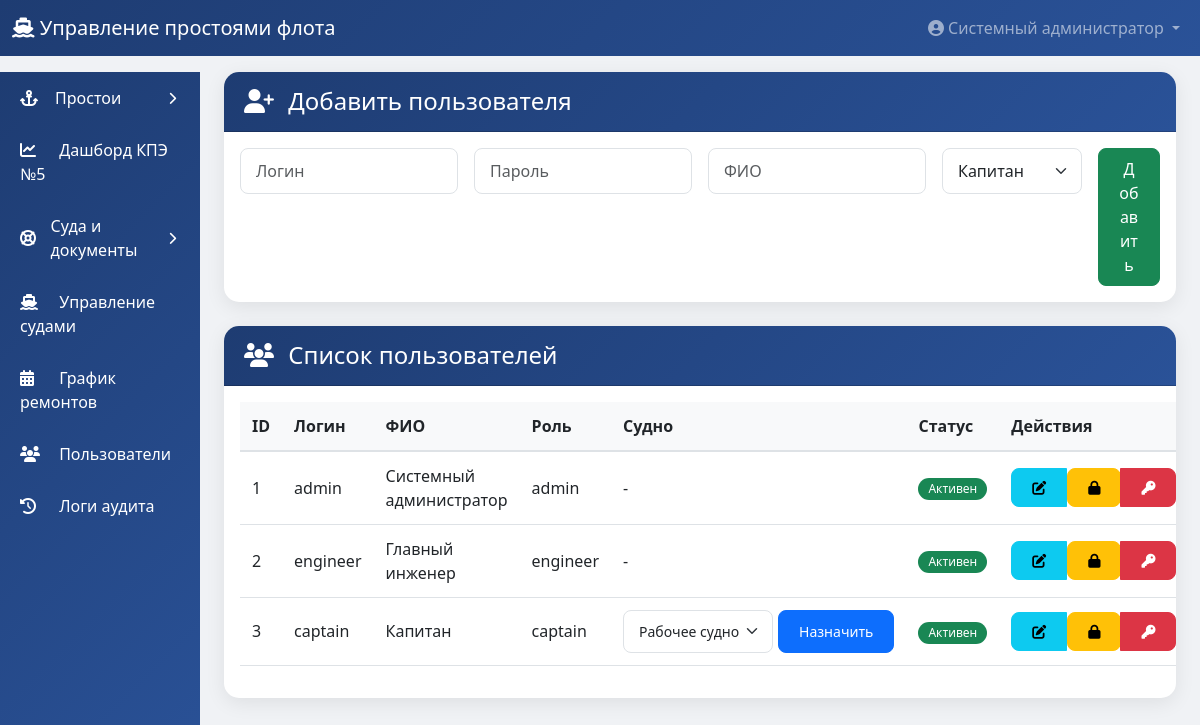
Page /admin/users (signed in) on the committed database.
### models.py (models this page shows)
class User(UserMixin, db.Model):
    __tablename__ = 'users'
    id = db.Column(db.Integer, primary_key=True)
    username = db.Column(db.String(80), unique=True, nullable=False)
    password_hash = db.Column(db.String(200), nullable=False)
    full_name = db.Column(db.String(200), nullable=False)
    role = db.Column(db.String(20), nullable=False)
    is_active = db.Column(db.Boolean, default=True)
    ship_id = db.Column(db.Integer, db.ForeignKey('ships.id'), nullable=True)
    created_at = db.Column(db.DateTime, default=datetime.utcnow)
    ship = db.relationship('Ship', backref='captains', foreign_keys=[ship_id])

class Ship(db.Model):
    __tablename__ = 'ships'
    id = db.Column(db.Integer, primary_key=True)
    name = db.Column(db.String(200), nullable=False)
    reg_number = db.Column(db.String(50), unique=True)
    group = db.Column(db.String(1), nullable=False)  # A, B, C
    navigation_start = db.Column(db.Date, nullable=False)
    navigation_end = db.Column(db.Date, nullable=False)
    planned_downtime_hours = db.Column(db.Float, default=0)
    is_active = db.Column(db.Boolean, default=True)
    core = db.Column(db.String(10))                # Р.Я / Н.Я
    build_year = db.Column(db.String(20))
    gross_tonnage = db.Column(db.String(50))       # Валовая вместимость, р.т.
    rko_class = db.Column(db.String(100))          # Класс (РКО)
    id_number = db.Column(db.String(100))          # Идентификационный номер
    annual_rko = db.Column(db.String(50))          # Ежегодное РКО
    sub = db.Column(db.String(50))                 # СУБ
    min_crew_cert = db.Column(db.String(200))      # Свидетельство о минимальном составе экипажа
    dimensions = db.Column(db.String(100))         # Габариты L/B/H/T
    branch = db.Column(db.String(200))             # Филиал
    ship_type = db.Column(db.String(200))          # Тип судна
    engine_power = db.Column(db.String(50))        # Мощность главных двигателей, кВт (для земснарядов)
    electronic_charts = db.Column(db.String(3))    # Наличие электронных карт: Да / Нет
    radar = db.Column(db.String(3))                # Наличие радиолокационных станций: Да / Нет
    productivity = db.Column(db.String(50))        # Производительность

### app.py (the view)
@app.route('/admin/users')
@login_required
@admin_required
def admin_users():
    users = User.query.all()
    ships = Ship.query.all()
    return render_template('admin/users.html', users=users, ships=ships)

### app.py (called while the page is built)
@app.context_processor
def inject_session_settings():
    fresh_login = session.pop('fresh_login', False) if current_user.is_authenticated else False
    return {'session_idle_minutes': Config.SESSION_IDLE_MINUTES, 'fresh_login': fresh_login}

### auth.py (called while the page is built, shortened)
@login_manager.user_loader
def load_user(user_id):
    return User.query.get(int(user_id))

def enforce_idle_timeout():
    if request.endpoint == 'static' or not current_user.is_authenticated:
        return None
    now = time.time()
    last = session.get('last_activity')
    session['last_activity'] = now
    return None

def role_required(*roles):
    def decorator(f):
        @wraps(f)
        def decorated_function(*args, **kwargs):
            if not current_user.is_authenticated:
                flash('Пожалуйста, авторизуйтесь', 'warning')
                return redirect(url_for('login'))  # ИСПРАВЛЕНО
            if current_user.role not in roles:
                flash('У вас нет доступа к этой странице', 'danger')
                return redirect(url_for('dashboard'))
            return f(*args, **kwargs)
        return decorated_function
    return decorator

### fleet_routes.py (called while the page is built)
@fleet.app_context_processor
def _inject_fleet_context():
    return {'expiry_titles': EXPIRY_TITLES, 'today_iso': date.today().isoformat()}

### templates/admin/users.html (shortened to what this page needs)
{% extends "base.html" %}
{% block content %}
<div class="container-fluid">
    <div class="card mb-4">
        <div class="card-header bg-primary text-white">
            <h4 class="mb-0"><i class="fas fa-user-plus me-2"></i> Добавить пользователя</h4>
        </div>
        <div class="card-body">
            <form method="POST" action="{{ url_for('admin_user_create') }}" class="row g-3">
                <div class="col-md-3">
                    <input type="text" name="username" class="form-control" placeholder="Логин" required>
                </div>
                <div class="col-md-3">
                    <input type="password" name="password" class="form-control" placeholder="Пароль" required>
                </div>
                <div class="col-md-3">
                    <input type="text" name="full_name" class="form-control" placeholder="ФИО" required>
                </div>
                <div class="col-md-2">
                    <select name="role" class="form-select" required>
                        <option value="captain">Капитан</option>
                    </select>
                </div>
                <div class="col-md-1">
                    <button type="submit" class="btn btn-success w-100">Добавить</button>
                </div>
            </form>
        </div>
    </div>
    <div class="card">
        <div class="card-header">
            <h4 class="mb-0"><i class="fas fa-users me-2"></i> Список пользователей</h4>
        </div>
        <div class="card-body table-responsive">
            <table class="table table-hover">
                <thead>
                    <tr>
                        <th>ID</th>
                        <th>Логин</th>
                        <th>ФИО</th>
                        <th>Роль</th>
                        <th>Судно</th>
                        <th>Статус</th>
                        <th style="width: 180px;">Действия</th>
                    </tr>
                </thead>
                <tbody>
                    {% for user in users %}
                    <tr>
                        <td>{{ user.id }}</td>
                        <td>{{ user.username }}</td>
                        <td>{{ user.full_name }}</td>
                        <td>{{ user.role }}</td>
                        <td>
                            {% if user.role == 'captain' %}
                                <form method="POST" action="{{ url_for('admin_user_assign_ship', user_id=user.id) }}" style="display: inline-flex; gap: 5px;">
                                    <select name="ship_id" class="form-select form-select-sm" style="width: 150px;">
                                        {% for ship in ships %}
                                        <option value="{{ ship.id }}" {% if user.ship_id == ship.id %}selected{% endif %}>
                                            {{ ship.name }}
                                        </option>
                                        {% endfor %}
                                    </select>
                                    <button type="submit" class="btn btn-sm btn-primary">Назначить</button>
                                </form>
                            {% else %}
                                -
                            {% endif %}
                        </td>
                        <td>
                            {% if user.is_active %}
                                <span class="badge bg-success">Активен</span>
                            {% else %}
                                <span class="badge bg-danger">Заблокирован</span>
                            {% endif %}
                        </td>
                        <td>
                            <div class="btn-group" role="group">
                                <button type="button" class="btn btn-sm btn-info"
                                        data-bs-toggle="modal"
                                        data-bs-target="#editModal{{ user.id }}"
                                        title="Редактировать">
                                    <i class="fas fa-edit"></i>
                                </button>
                                <form method="POST" action="{{ url_for('admin_user_toggle', user_id=user.id) }}" style="display: inline-block;">
                                    <button type="submit" class="btn btn-sm btn-warning"
                                            onclick="return confirm('Изменить статус пользователя?')"
                                            title="Блокировка/Активация">
                                        <i class="fas fa-{% if user.is_active %}lock{% else %}unlock{% endif %}"></i>
                                    </button>
                                </form>
                                <button type="button" class="btn btn-sm btn-danger"
                                        data-bs-toggle="modal"
                                        data-bs-target="#resetModal{{ user.id }}"
                                        title="Сброс пароля">
                                    <i class="fas fa-key"></i>
                                </button>
                            </div>
                        </td>
                    </tr>
                    {% endfor %}
                </tbody>
            </table>
        </div>
    </div>
</div>
{% endblock %}

### templates/base.html (shortened to what this page needs)
<!DOCTYPE html>
<html lang="ru">
<head>
    <link href="https://cdn.jsdelivr.net/npm/bootstrap@5.3.0/dist/css/bootstrap.min.css" rel="stylesheet">
    <link rel="stylesheet" href="https://cdnjs.cloudflare.com/ajax/libs/font-awesome/6.4.0/css/all.min.css">
    <link href="https://cdn.jsdelivr.net/npm/tom-select@2.3.1/dist/css/tom-select.bootstrap5.min.css" rel="stylesheet">
</head>
<body>
    {% if current_user.is_authenticated %}
    <nav class="navbar navbar-expand-lg navbar-dark sticky-top" id="mainNavbar" style="background: linear-gradient(135deg, #1e3c72 0%, #2a5298 100%);">
        <div class="container-fluid">
            <a class="navbar-brand" href="{{ url_for('dashboard') }}">
                <i class="fas fa-ship"></i> Управление простоями флота
            </a>
            <div class="collapse navbar-collapse" id="navbarNav">
                <ul class="navbar-nav ms-auto">
                    <li class="nav-item dropdown">
                        <a class="nav-link dropdown-toggle" href="#" role="button" data-bs-toggle="dropdown">
                            <i class="fas fa-user-circle"></i> {{ current_user.full_name }}
                        </a>
                    </li>
                </ul>
            </div>
        </div>
    </nav>
    <div class="container-fluid mt-3">
        <div class="row">
            <div class="col-md-2 col-lg-2 d-none d-md-block sidebar p-0">
                <div class="list-group list-group-flush">
                    {% if current_user.role == 'captain' %}
                        <a href="{{ url_for('captain_dashboard') }}" class="list-group-item list-group-item-action">
                            <i class="fas fa-tachometer-alt"></i> Дашборд капитана
                        </a>
                        <a href="{{ url_for('captain_history') }}" class="list-group-item list-group-item-action">
                            <i class="fas fa-history"></i> История простоев
                        </a>
                    {% elif current_user.role == 'admin' %}
                        {% set downtimes_open = request.endpoint in ['engineer_pending', 'engineer_downtimes', 'admin_downtimes_correction'] %}
                        <a href="#downtimesGroup" class="list-group-item list-group-item-action sidebar-group-toggle {% if not downtimes_open %}collapsed{% endif %}" data-bs-toggle="collapse" role="button" aria-expanded="{{ 'true' if downtimes_open else 'false' }}" aria-controls="downtimesGroup">
                            <i class="fas fa-anchor"></i> Простои
                            <i class="fas fa-chevron-down sidebar-chevron"></i>
                        </a>
                        <a href="{{ url_for('engineer_dashboard_page') }}" class="list-group-item list-group-item-action">
                            <i class="fas fa-chart-line"></i> Дашборд КПЭ №5
                        </a>
                        {% set fleet_open = request.blueprint == 'fleet' %}
                        <a href="#fleetGroup" class="list-group-item list-group-item-action sidebar-group-toggle {% if not fleet_open %}collapsed{% endif %}" data-bs-toggle="collapse" role="button" aria-expanded="{{ 'true' if fleet_open else 'false' }}" aria-controls="fleetGroup">
                            <i class="fas fa-life-ring"></i> Суда и документы
                            <i class="fas fa-chevron-down sidebar-chevron"></i>
                        </a>
                        <a href="{{ url_for('admin_ships') }}" class="list-group-item list-group-item-action">
                            <i class="fas fa-ship"></i> Управление судами
                        </a>
                        <a href="{{ url_for('admin_maintenance') }}" class="list-group-item list-group-item-action">
                            <i class="fas fa-calendar-alt"></i> График ремонтов
                        </a>
                        <a href="{{ url_for('admin_users') }}" class="list-group-item list-group-item-action">
                            <i class="fas fa-users"></i> Пользователи
                        </a>
                        <a href="{{ url_for('admin_logs') }}" class="list-group-item list-group-item-action">
                            <i class="fas fa-history"></i> Логи аудита
                        </a>
                    {% endif %}
                </div>
            </div>
            <div class="col-md-10 col-lg-10">
                {% block content %}{% endblock %}
            </div>
        </div>
    </div>
    {% else %}
        {% block content_login %}{% endblock %}
    {% endif %}
</body>
</html>

### templates/base.html (style rules this page uses)
:root { --navbar-h: 56px; }
body { background-color: #f0f2f5; font-family: 'Segoe UI', Tahoma, Geneva, Verdana, sans-serif; }
.sidebar { background: linear-gradient(135deg, #1e3c72 0%, #2a5298 100%); border-radius: 0; position: sticky; top: calc(var(--navbar-h) + 1rem); align-self: flex-start; height: calc(100vh - var(--navbar-h) - 1rem); overflow-y: auto; }
.sidebar .list-group-item { background: transparent; border: none; color: white; padding: 12px 20px; margin: 2px 0; transition: all 0.3s; }
.sidebar .list-group-item i { margin-right: 10px; width: 25px; }
.sidebar .sidebar-group-toggle { display: flex; align-items: center; }
.sidebar .sidebar-chevron { margin: 0 0 0 auto !important; width: auto !important; font-size: 0.8rem; transition: transform 0.3s; }
.sidebar .sidebar-group-toggle.collapsed .sidebar-chevron { transform: rotate(-90deg); }
.card { border-radius: 15px; box-shadow: 0 5px 20px rgba(0,0,0,0.08); border: none; margin-bottom: 20px; }
.card-header { background: linear-gradient(135deg, #1e3c72 0%, #2a5298 100%); color: white; border-radius: 15px 15px 0 0 !important; padding: 15px 20px; font-weight: 600; }
.table { background: white; border-radius: 10px; }
.table th { background-color: #f8f9fa; font-weight: 600; border-bottom: 2px solid #dee2e6; }
.table td, .table th { padding: 12px; vertical-align: middle; }
.btn { border-radius: 8px; padding: 8px 20px; transition: all 0.3s; }
.form-control, .form-select { border-radius: 8px; padding: 10px 15px; border: 1px solid #dee2e6; }
.badge { padding: 5px 10px; border-radius: 20px; font-weight: 500; }
.table-responsive { border-radius: 10px; overflow-x: auto; }

### rows in the picture
User: full_name "Системный администратор", id "1", username "admin", role "admin", is_active "Активен"
User: id "2", username "engineer", full_name "Главный инженер", role "engineer", is_active "Активен"
User: id "3", username "captain", full_name "Капитан", role "captain", ship_id "Рабочее судно", is_active "Активен"
